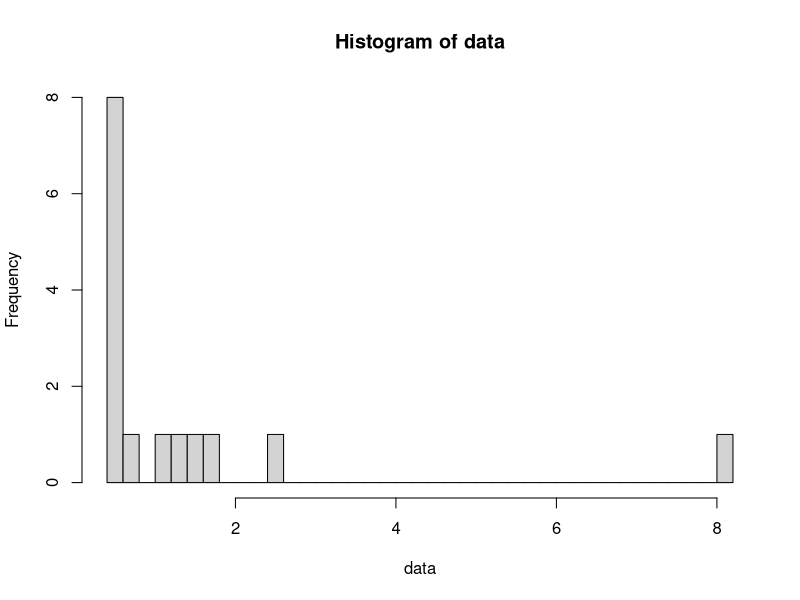

Reproduce this figure in R.
## ---- chunk 1
# Assignment 2, Question 2
data = c(0.415, 0.417, 0.423, 0.478, 0.479,
        0.482, 0.523, 0.591, 0.717, 1.196,
        1.294, 1.527, 1.693, 2.418, 8.001)

hist(data, 30)
l = 1/mean(data)

F_inv = function(x) {
  return (x/(1-x))
}

F_x = function(x) {
  return (x/x+1)
}

data_n=length(data)
p = 0.35
pi_bin = c(p, p, 1-2*p)
pi = c(0, p, 2*p, 1)
x_bin = F_inv(pi)
o = NULL

n = length(pi)
for (i in 2:n) {
  num = sum(data>x_bin[i-1] & data <x_bin[i])
  o = c(o, num)
}

n_pi = data_n*pi_bin

x_bin
o
pi_bin
n_pi

discrepancy = function(e, o) {
  return (sum(((e-o)^2)/e))
}

e = pi_bin*data_n
d = discrepancy(e, o)
d

pval = function(d, k) {
  prob = 1 - pchisq(d, k)
  return (prob)
}

p = pval(d, 2)
p
